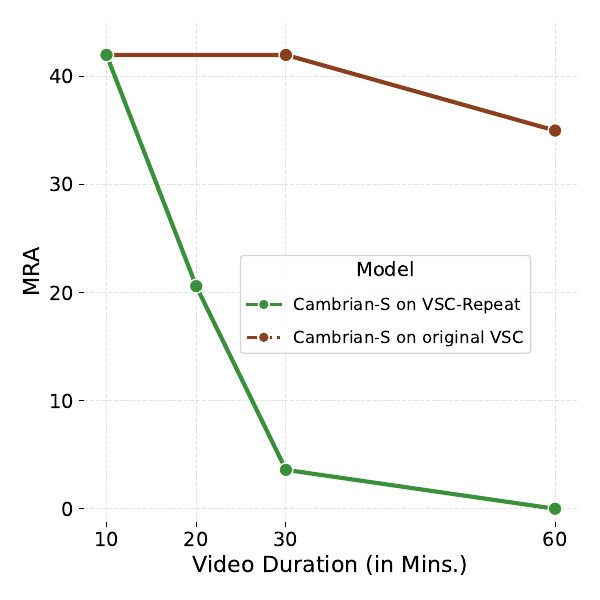

The script that saved this image:
import matplotlib.pyplot as plt

# === Fonts for print ===
plt.rcParams["font.family"] = "sans-serif"
plt.rcParams["font.size"] = 15

# === Data ===
dur = [10, 20, 30, 60]

perf = [42.0, 20.6, 3.6, 0]
control_perf = [42.0, 42.0, 35.0]

# === Colors matching previous plot ===
col = "#8A3F1E"    # Cambrian w/ Mem
col_so512 = "#3A8F3A"

plt.figure(figsize=(6,6))
ax = plt.gca()

# Remove right and top spines
ax.spines["right"].set_visible(False)
ax.spines["top"].set_visible(False)
ax.spines["left"].set_visible(False)
ax.spines["bottom"].set_visible(False)

# === Tick font sizes ===
plt.xticks(dur, fontsize=14)
plt.yticks(fontsize=14)

# === Cambrian Models (thin) ===
h2, = plt.plot([10, 30, 60], control_perf,"-", color=col, linewidth=3,label="Cambrian-S (w/ Surprise Seg)")
plt.scatter([10, 30, 60], control_perf, s=100, color=col, edgecolors='white', zorder=10)

h1, = plt.plot(dur, perf,"-", color=col_so512, linewidth=3,label="Cambrian-S (w/ Surprise Seg)")
plt.scatter(dur, perf, s=100, color=col_so512, edgecolors='white', zorder=10)

# === Labels ===
plt.xlabel("Video Duration (in Mins.)", fontsize=16)
plt.ylabel("MRA", fontsize=16)
plt.ylim(-1.2, 45)

# === Legend (same style as accuracy plot) ===
from matplotlib.lines import Line2D
# handles = [h1, h2, h3]
# labels = ["Cambrian-S (w/ Mem.)",
#           "Cambrian-S (w/o Mem.)",
#           "NoSense"]

# plt.legend(handles, labels,
#         #    loc="center left",
#            bbox_to_anchor=(0.94, 0.55),
#            fontsize=12,
#            title="Models",
#            title_fontsize=14,
#            labelspacing=1)

legend_handles = [
    Line2D([0], [0], color=col_so512, linewidth=2, marker='o',
           markersize=8, markerfacecolor=col_so512, markeredgecolor='white',
           label="Cambrian-S on VSC-Repeat"),

    Line2D([0], [0], color=col, linewidth=2, linestyle='--', marker='o',
           markersize=8, markerfacecolor=col, markeredgecolor='white',
           label="Cambrian-S on original VSC"),

    # Line2D([0], [0], color=col_sig, linewidth=2, marker='*',
    #        markersize=16, markerfacecolor=col_sig, markeredgecolor='white',
    #        label=r"$\mathbf{NoSense\ (Ours)}$",)
]

plt.legend(
    handles=legend_handles,
    bbox_to_anchor=(0.3, 0.55),
    fontsize=12,
    title="Model",
    title_fontsize=14,
    labelspacing=1
)

plt.grid(True, linestyle="--", alpha=0.35)
plt.tight_layout()
plt.savefig("vsc_repeat_mra_with_original_long_videos.pdf", dpi=300, transparent=True)
plt.savefig("vsc_repeat_mra_with_original_long_videos.png", dpi=400, transparent=True)
plt.show()
